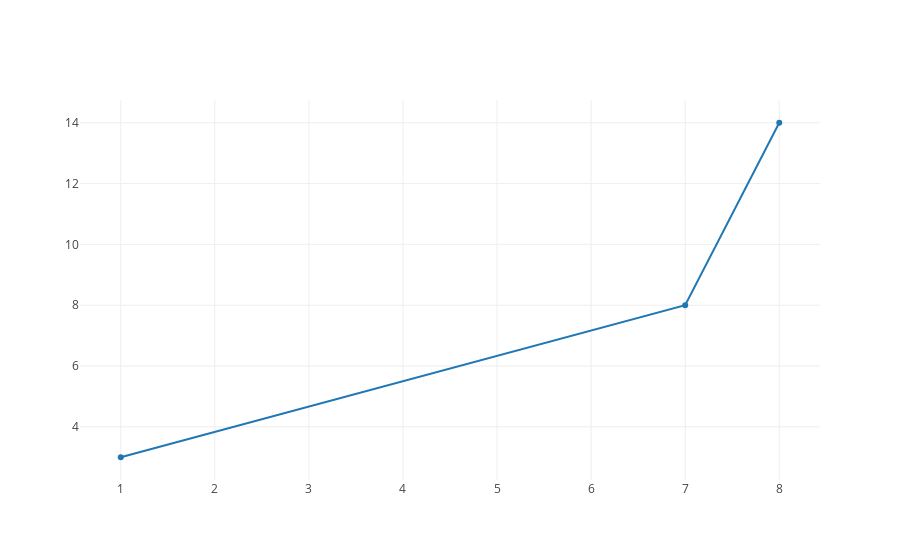

Notebook code cell kept with this figure:
### Code cell
import plotly.graph_objs as go
import plotly.offline as pof

## 設置為離線
pof.init_notebook_mode(connected = True)

## 繪圖
pof.iplot([{'x': [1, 7, 8], 'y': [3, 8, 14]}], filename = 'result/My First Plotly', show_link = True, link_text = "Plotly Links", image = 'png', image_height = 800, image_width = 900, validate = False)

### Figure 1 — Plotly figure (JSON) as saved in the notebook; plotly's stock layout.template omitted (floating-point values rounded to 4 significant figures)
{"data": [{"x": [1, 7, 8], "y": [3, 8, 14]}], "layout": {}}
